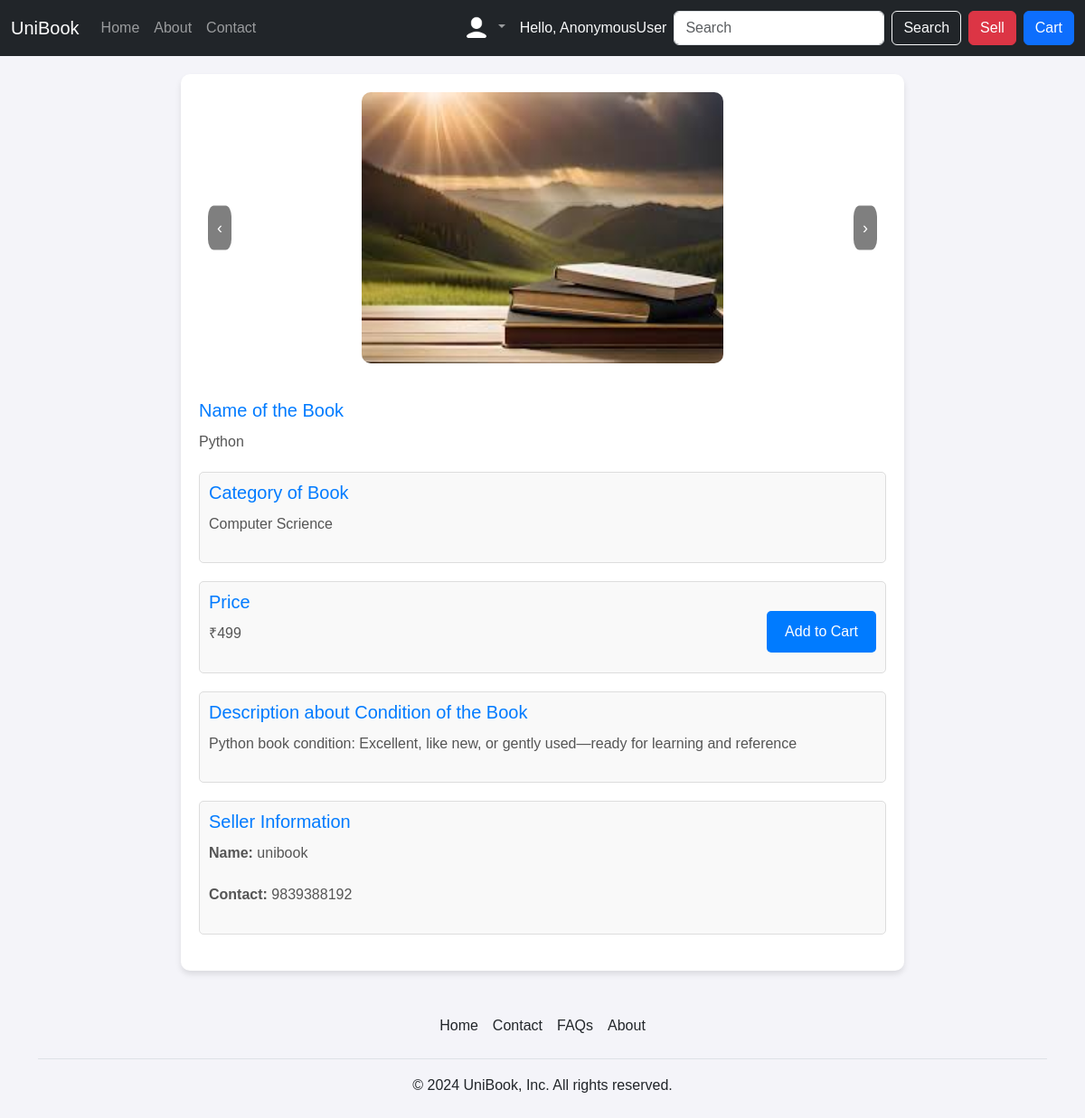
Page /product/1 on the committed database.
### home/models.py (models this page shows, shortened)
class Product(models.Model):
    product_id = models.AutoField
    product_category = models.CharField(max_length=50)
    title = models.CharField(max_length=50)
    desc = models.CharField(max_length=500)
    price = models.IntegerField()
    image1 = models.ImageField(upload_to="images/")
    image2 = models.ImageField(upload_to="images/")
    image3 = models.ImageField(upload_to="images/")
    mobile = models.CharField(max_length=12, default="")
    location = models.CharField(max_length=500)
    user = models.CharField(max_length=10, default="")
    date = models.DateField()

### home/views.py (the view)
# urls.py: path('product/<int:product_id>', views.product_detail, name='product_detail'),
def product_detail(request, product_id):
    product = get_object_or_404(Product, id=product_id)
    return render(request, 'product_detail.html', {'product': product})

### templates/product_detail.html (shortened to what this page needs)
{% extends 'base.html' %}
{% block body %}
{% load static %}
  <div class="container">
    <div class="slider">
      <button class="arrow left" onclick="changeSlide(-1)">&#8249;</button>
      <img class="active" src="/media/{{ product.image1 }}" alt="{{ product.title }}">
      <button class="arrow right" onclick="changeSlide(1)">&#8250;</button>
    </div>
    <div class="Book-Name">
      <h3>Name of the Book</h3>
      <p>{{ product.title }}</p>
    </div>
    <div class="overview">
      <h3>Category of Book</h3>
      <p>{{ product.product_category }}</p>
    </div>
    <div class="price">
      <div>
        <h3>Price</h3>
        <p>₹{{ product.price }}</p>
      </div>
      <form method="post" action="{% url 'add_to_cart' product.id %}">
        <button type="submit" class="button">Add to Cart</button>
      </form>
    </div>
    <div class="description">
      <h3>Description about Condition of the Book</h3>
      <p>{{ product.desc }}</p>
    </div>
    <div class="description">
      <h3>Seller Information</h3>
      <p><strong>Name:</strong> {{ product.user }}</p>
      <p><strong>Contact:</strong> {{ product.mobile }}</p>
    </div>
  </div>
{% endblock %}

### templates/product_detail.html (style rules this page uses)
* { margin: 0; padding: 0; box-sizing: border-box; }
body { font-family: Arial, sans-serif; line-height: 1.6; background-color: #f4f4f9; color: #333; }
.container { max-width: 800px; margin: 20px auto; padding: 20px; background-color: #fff; border-radius: 10px; box-shadow: 0 4px 6px rgba(0, 0, 0, 0.1); }
.slider { position: relative; text-align: center; }
.slider img { width: 100%; max-width: 400px; height: 300px; border-radius: 10px; display: none; margin: 0 auto; }
.slider img.active { display: block; }
.slider .arrow { position: absolute; top: 50%; transform: translateY(-50%); background-color: rgba(0, 0, 0, 0.5); color: #fff; border: none; padding: 10px; cursor: pointer; border-radius: 25%; font-size: 18px; user-select: none; }
.slider .arrow.left { left: 10px; }
.slider .arrow.right { right: 10px; }
h3 { font-size: 20px; color: #007bff; margin-bottom: 10px; }
p { font-size: 16px; margin-bottom: 20px; color: #555; }
.Book-Name { margin-top: 40px; }
.overview, .price, .description { margin-bottom: 20px; padding: 10px; border: 1px solid #ddd; border-radius: 5px; background-color: #f9f9f9; }
.price { display: flex; justify-content: space-between; align-items: center; font-size: 18px; color: #28a745; }
.button { display: inline-block; margin-top: 10px; padding: 10px 20px; font-size: 16px; color: white; background-color: #007bff; border: none; border-radius: 5px; cursor: pointer; transition: background-color 0.3s ease; text-decoration: none; text-align: center; }

### rows in the picture
Product: image1 (picture), title "Python", product_category "Computer Scrience", price "499", desc "Python book condition: Excellent, like new, or gently used—ready for learning and reference", user "unibook", mobile "9839388192"

### other values in the picture
{{ request.user }} "AnonymousUser"
